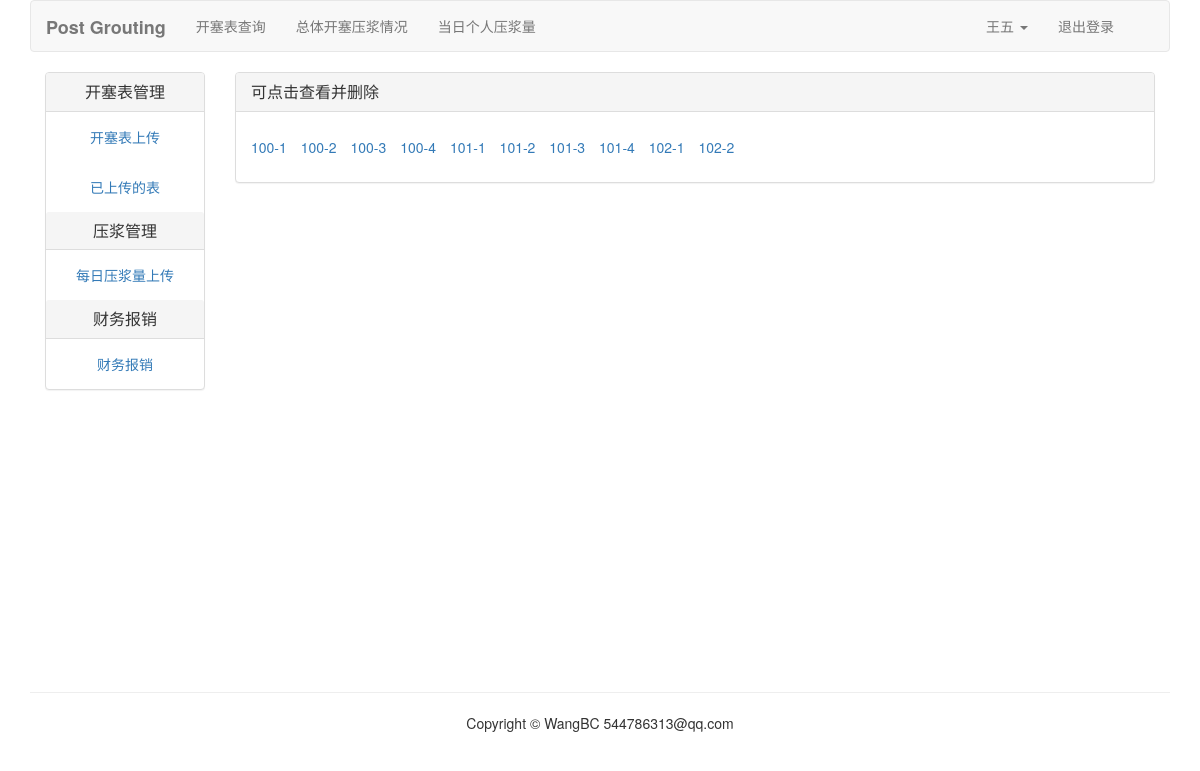
Page /kaisai/kaisai-list/ (signed in) on the committed database.
### account/models.py (models this page shows, shortened)
class UserProfile(models.Model):
	user = models.OneToOneField(User, unique=True, on_delete=models.CASCADE)
	realname = models.CharField(max_length=20)
	invitation_code = models.CharField(max_length=20)
	phone = models.CharField(max_length=20)

### kaisai/models.py (models this page shows, shortened)
class Kaisai(models.Model):
	user = models.ForeignKey(User, related_name="kaisai", on_delete=models.CASCADE)
	name = models.CharField(max_length=20, unique=True)
	slug = models.SlugField(max_length=500, blank=True)
	created = models.DateField(auto_now_add=True)
	image = models.ImageField(upload_to=upload_kaisai_path)
	class Meta:
		ordering = ("name",)

### kaisai/views.py (the view)
# urls.py: path('kaisai-list/', views.kaisai_list, name='kaisai_list'),
@login_required(login_url='/account/login/')
def kaisai_list(request):
	images = Kaisai.objects.filter(user=request.user)
	return render(request, 'kaisai/kaisai_list.html', {"images":images})

### templates/kaisai/kaisai_list.html (shortened to what this page needs)
{% extends "kaisai/base.html" %}
{% load staticfiles %}
{% block content %}
<div class="panel panel-default">
	<div class="panel-heading">
		<h3 class="panel-title">可点击查看并删除</h3>
	</div>
	<ul class="list-inline panel-body">
		{% for image in images %}
		<li style="margin-top: 10px"><a href="{% url 'kaisai:kaisai_detail' image.slug %}">{{ image.name }}</a></li>
		{% endfor %}
	</ul>
</div>
{% endblock %}

### templates/header.html (shortened to what this page needs)
{% load staticfiles %}
<div class="container">
	<nav class="navbar navbar-default" role="navigation">
		<div class="container-fluid">
			<div class="navbar-header">
				<a class="navbar-brand" href="{% url 'index' %}"><strong>Post Grouting</strong></a>
			</div>
			<div class="collapse navbar-collapse" id="bs-navbar-collapse-1">
				<ul class="nav navbar-nav" role="navigation">
					<li><a href="{% url 'kaisai:kaisai_search' %}">开塞表查询</a></li>
					<li><a href="#">总体开塞压浆情况</a></li>
					<li><a href="#">当日个人压浆量</a></li>
				</ul>
				<ul class="nav navbar-nav navbar-right" style="margin-right:10px">
					{% if user.is_authenticated %}
					<li class="dropdown">
						<a href="#" class="dropdown-toggle" data-toggle="dropdown" role="button" aria-haspopup="true" aria-expanded="false">{{ user.userprofile.realname }} <span class="caret"></span></a>
					</li>
					<li><a href="{% url 'account:user_logout' %}">退出登录</a></li>
					{% else %}
					<li><a href="{% url 'account:user_login' %}">登录</a></li>
					{% endif %}
				</ul>
			</div>
		</div>
	</nav>
</div>

### static/css/footer.css (style rules this page uses)
html,body, .mycontent { height: 100%; }

### rows in the picture
Kaisai: name "100-1"
Kaisai: name "100-2"
Kaisai: name "100-3"
Kaisai: name "100-4"
Kaisai: name "101-1"
Kaisai: name "101-2"
Kaisai: name "101-3"
Kaisai: name "101-4"
Kaisai: name "102-1"
Kaisai: name "102-2"

### other values in the picture
{{ user.userprofile.realname }} "王五"
